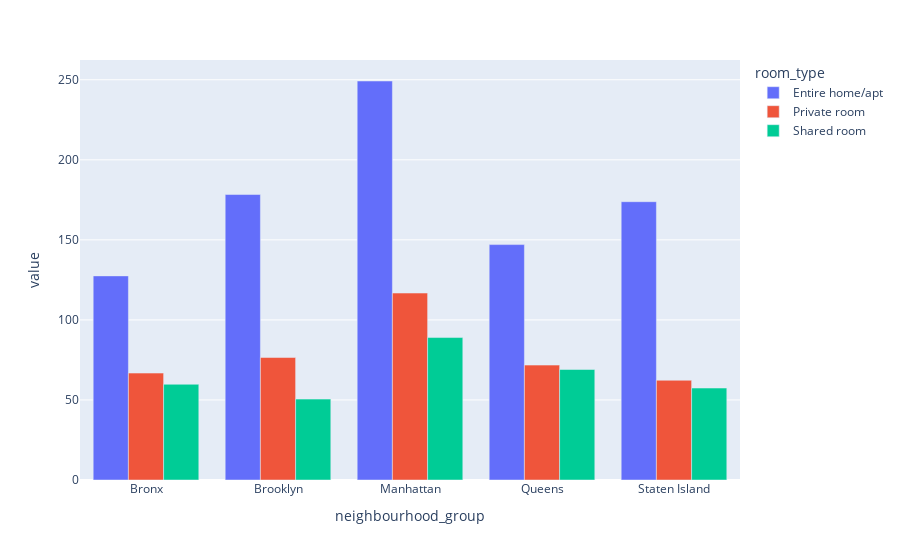

The notebook cell saved with this chart:
### Code cell
# 
pt.bar(pivot,barmode='group')

### Figure 1 — Plotly figure (JSON) as saved in the notebook; plotly's stock layout.template omitted (floating-point values rounded to 4 significant figures)
{"data": [{"alignmentgroup": "True", "hovertemplate": "room_type=Entire home/apt<br>neighbourhood_group=%{x}<br>value=%{y}<extra></extra>", "legendgroup": "Entire home/apt", "marker": {"color": "#636efa", "pattern": {"shape": ""}}, "name": "Entire home/apt", "offsetgroup": "Entire home/apt", "orientation": "v", "showlegend": true, "textposition": "auto", "type": "bar", "x": ["Bronx", "Brooklyn", "Manhattan", "Queens", "Staten Island"], "xaxis": "x", "y": [127.5, 178.3, 249.2, 147.1, 173.8], "yaxis": "y"}, {"alignmentgroup": "True", "hovertemplate": "room_type=Private room<br>neighbourhood_group=%{x}<br>value=%{y}<extra></extra>", "legendgroup": "Private room", "marker": {"color": "#EF553B", "pattern": {"shape": ""}}, "name": "Private room", "offsetgroup": "Private room", "orientation": "v", "showlegend": true, "textposition": "auto", "type": "bar", "x": ["Bronx", "Brooklyn", "Manhattan", "Queens", "Staten Island"], "xaxis": "x", "y": [66.79, 76.5, 116.8, 71.76, 62.29], "yaxis": "y"}, {"alignmentgroup": "True", "hovertemplate": "room_type=Shared room<br>neighbourhood_group=%{x}<br>value=%{y}<extra></extra>", "legendgroup": "Shared room", "marker": {"color": "#00cc96", "pattern": {"shape": ""}}, "name": "Shared room", "offsetgroup": "Shared room", "orientation": "v", "showlegend": true, "textposition": "auto", "type": "bar", "x": ["Bronx", "Brooklyn", "Manhattan", "Queens", "Staten Island"], "xaxis": "x", "y": [59.8, 50.53, 88.98, 69.02, 57.44], "yaxis": "y"}], "layout": {"barmode": "group", "legend": {"title": {"text": "room_type"}, "tracegroupgap": 0}, "margin": {"t": 60}, "xaxis": {"anchor": "y", "domain": [0, 1], "title": {"text": "neighbourhood_group"}}, "yaxis": {"anchor": "x", "domain": [0, 1], "title": {"text": "value"}}}}
